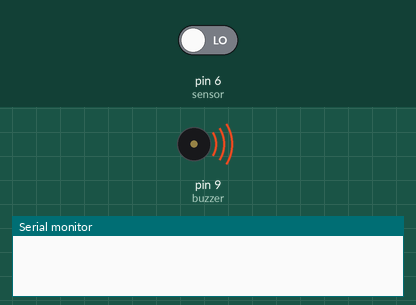
This sketch was run on a simulated Arduino Uno, built with avr-gcc and run on an emulated ATmega328P. Shown: buzzer (waves = sounding, pin HIGH), the last lines printed to the serial monitor. The test bench sets the inputs (shaded band); at power-on: pin 6 (sensor) LOW.

Above: at 1.2 s.
1.3 s: pin 6 (sensor) driven HIGH
At 2.3 s:
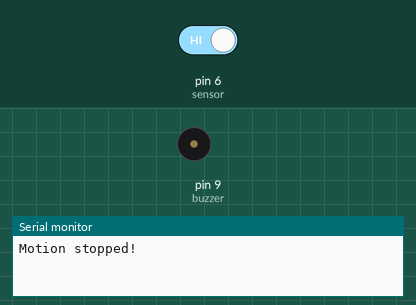
2.8 s: pin 6 (sensor) driven LOW
At 3.4 s:
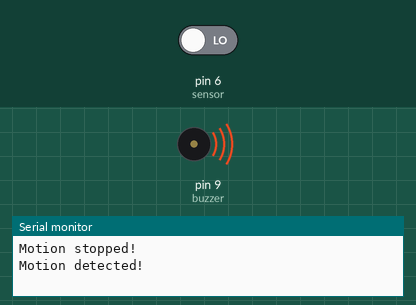
Timing chart, 0 to 5.8 s (numbered marks = the images above; inputs shaded):
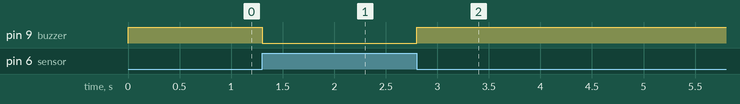

The sketch:

Motion_Detector.ino
```cpp
int buzzer = 9;
int sensor = 6;
int state = LOW;
int val = 0;

void setup() {
  pinMode(buzzer, OUTPUT);
  pinMode(sensor, INPUT);
  Serial.begin(9600);
}

void loop(){
  val = digitalRead(sensor);
  if (val == HIGH) {
    digitalWrite(buzzer, LOW);
    delay(100);

    if (state == LOW) {
      Serial.println("Motion stopped!");
      state = HIGH;
    }
  }
  else {
      digitalWrite(buzzer, HIGH);
      delay(100);

      if (state == HIGH){
        Serial.println("Motion detected!");
        state = LOW;
    }
  }
}
```

Measured:
- after the input at 1.3 s, pin 9 (buzzer): HIGH → LOW at once
- after the input at 2.8 s, pin 9 (buzzer): LOW → HIGH at once
